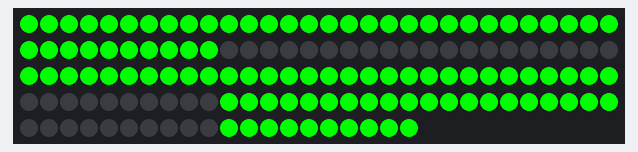
This sketch was run on a simulated Arduino Uno, built with avr-gcc and run on an emulated ATmega328P. On the bench: 140 RGB LEDs in strip order, left to right, continuing on the next row. What the sketch prints to the serial monitor is not drawn.

Above: at 0.1 s.

The sketch:

display_com_fita.ino
```cpp
#include <Adafruit_NeoPixel.h>
#define PIN 13          // On Trinket or Gemma, suggest changing this to 1
#define NUMPIXELS 140  // Popular NeoPixel ring size
#define DELAYVAL 1     // Time (in milliseconds) to pause between pixels

Adafruit_NeoPixel pixels(NUMPIXELS, PIN, NEO_GRB + NEO_KHZ800);

int vermelho = 0;
int verde = 255;
int azul = 0;
int velocidade = 0;

char seguimento;

void Unidade(int nun);
void Decodifica(int numero);
void Seguimento(bool multiplo, char s);

void setup() {
  pixels.begin();  // INITIALIZE NeoPixel strip object (REQUIRED)
  Serial.begin(9600);
}

void loop() {
  //Unidade(1);
  //seguimento = 'a';
  //Seguimento(seguimento);
  Decodifica(23);
}

void Seguimento(int multiplo, char s) {
  int digito = 0;
  if (multiplo) digito = 70;
  switch (s) {

    case 'a':
      for (int i = 0; i < 10; i++) {
        pixels.setPixelColor(i + digito, pixels.Color(azul, verde, vermelho));
        //pixels.show();
        //delay(velocidade);
      }
      break;

    case 'b':
      for (int i = 10; i < 20; i++) {
        pixels.setPixelColor(i + digito, pixels.Color(azul, verde, vermelho));
        //pixels.show();
        //delay(velocidade);
      }
      break;

    case 'c':
      for (int i = 20; i < 30; i++) {
        pixels.setPixelColor(i + digito, pixels.Color(azul, verde, vermelho));
        //pixels.show();
        //delay(velocidade);
      }
      break;
    case 'd':
      for (int i = 30; i < 40; i++) {
        pixels.setPixelColor(i + digito, pixels.Color(azul, verde, vermelho));
        //pixels.show();
        delay(velocidade);
      }
      break;
    case 'e':
      for (int i = 40; i < 50; i++) {
        pixels.setPixelColor(i + digito, pixels.Color(azul, verde, vermelho));
        //pixels.show();
        delay(velocidade);
      }
      break;
    case 'f':
      for (int i = 50; i < 60; i++) {
        pixels.setPixelColor(i + digito, pixels.Color(azul, verde, vermelho));
        //pixels.show();
        delay(velocidade);
      }
      break;
    case 'g':
      for (int i = 60; i < 70; i++) {
        pixels.setPixelColor(i + digito, pixels.Color(azul, verde, vermelho));
        //pixels.show();
        delay(velocidade);
      }
      break;
    case 'h':
      for (int i = 140; i < 160; i++) {
        pixels.setPixelColor(i + digito, pixels.Color(azul, verde, vermelho));
        pixels.show();
        delay(velocidade);
      }
      break;
  }
}

void Decodifica(int numero) {
  int dezena = numero / 10;
  int unidade = numero % 10;
  int multiplo = 0;
  int varredura = 2;
  numero = unidade;
  Serial.print(numero);
  //Serial.print('unidade',unidade);

  for (int i = 0; i < varredura; i++) {
    int digito = unidade;
    switch (numero) {
      case 0:
        Seguimento(multiplo, 'a');
        Seguimento(multiplo, 'b');
        Seguimento(multiplo, 'c');
        Seguimento(multiplo, 'd');
        Seguimento(multiplo, 'e');
        Seguimento(multiplo, 'f');
        pixels.show();
        break;
      case 1:
        Seguimento(multiplo, 'b');
        Seguimento(multiplo, 'c');
        pixels.show();
        break;
      case 2:
        Seguimento(multiplo, 'a');
        Seguimento(multiplo, 'b');
        Seguimento(multiplo, 'd');
        Seguimento(multiplo, 'e');
        Seguimento(multiplo, 'g');
        pixels.show();
        break;
      case 3:
        Seguimento(multiplo, 'a');
        Seguimento(multiplo, 'b');
        Seguimento(multiplo, 'c');
        Seguimento(multiplo, 'd');
        Seguimento(multiplo, 'g');
        pixels.show();
        break;
      case 4:
        Seguimento(multiplo, 'b');
        Seguimento(multiplo, 'c');
        pixels.show();
        break;
      case 5:
        Seguimento(multiplo, 'a');
        Seguimento(multiplo, 'c');
        Seguimento(multiplo, 'd');
        Seguimento(multiplo, 'f');
        Seguimento(multiplo, 'g');
        pixels.show();
        break;
      case 6:
        Seguimento(multiplo, 'a');
        Seguimento(multiplo, 'c');
        Seguimento(multiplo, 'd');
        Seguimento(multiplo, 'e');
        Seguimento(multiplo, 'f');
        Seguimento(multiplo, 'g');
        break;
      case 7:
        Seguimento(multiplo, 'a');
        Seguimento(multiplo, 'b');
        Seguimento(multiplo, 'c');
        pixels.show();
        break;
      case 8:
        Seguimento(multiplo, 'a');
        Seguimento(multiplo, 'b');
        Seguimento(multiplo, 'c');
        Seguimento(multiplo, 'd');
        Seguimento(multiplo, 'e');
        Seguimento(multiplo, 'f');
        Seguimento(multiplo, 'g');
        pixels.show();
        break;
      case 9:
        Seguimento(multiplo, 'a');
        Seguimento(multiplo, 'b');
        Seguimento(multiplo, 'c');
        Seguimento(multiplo, 'd');
        Seguimento(multiplo, 'f');
        Seguimento(multiplo, 'g');
        pixels.show();
        break;
        pixels.show();
        break;
    }
    if (dezena > 0) {
      multiplo = 1;
      numero = dezena;
      varredura = dezena;
    }
  }
}
```
